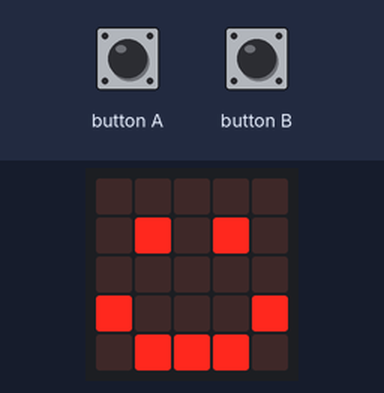
This program was run on a simulated BBC micro:bit (MakeCode). Shown: the board's 5×5 LED display. Inputs (shaded band) come from the test bench.

Above: at 1.8 s.
1.9 s: button A pressed for 0.15 s
At 3.0 s:
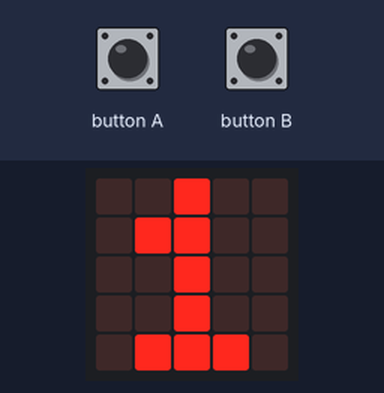
3.5 s: button B pressed for 0.15 s
At 4.2 s:
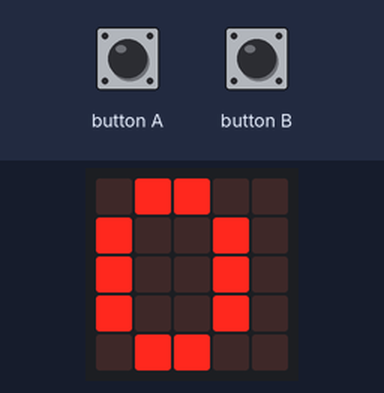
Timing chart, 0 to 6.5 s (numbered marks = the images above; inputs shaded):
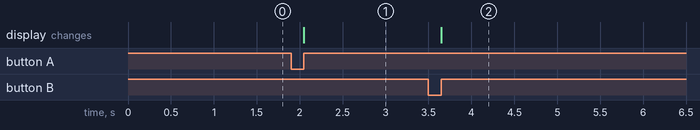

Measured:
- after the input at 1.9 s, the display: changes after 0.15 s (image 1)
- after the input at 3.5 s, the display: changes after 0.15 s (image 2)

The program:

main.ts
```typescript
// (licence header left out)
basic.clearScreen()
basic.showIcon(IconNames.Happy)

let numberOfCookiesClicked: number
numberOfCookiesClicked = 0

input.onButtonPressed(Button.A, function () {
  numberOfCookiesClicked = numberOfCookiesClicked + 1
  basic.showString(numberOfCookiesClicked.toString())
})

input.onButtonPressed(Button.B, function () {
  numberOfCookiesClicked = 0
  basic.showString(numberOfCookiesClicked.toString())
})
```
